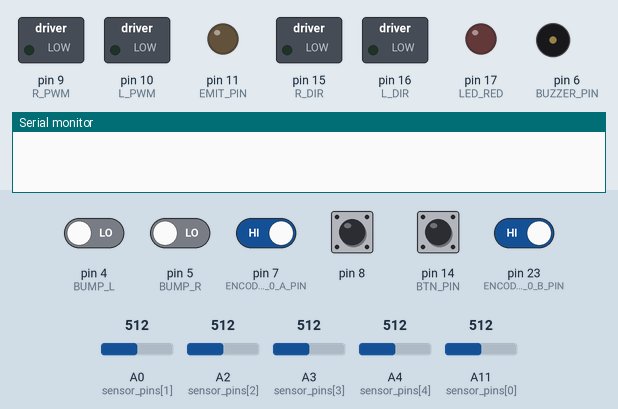
A sketch run on a simulated Arduino Leonardo, built with avr-gcc and run on an emulated ATmega32U4. Shown: switched loads named in the sketch (green lamp = pin HIGH), output pins drawn as LEDs (lit = HIGH), buzzer (waves = sounding), the last lines printed to the serial monitor. The test bench sets the inputs (shaded band); at power-on: pin 7 (ENCODER_0_A_PIN), pin 8, pin 14 (BTN_PIN), pin 23 (ENCODER_0_B_PIN) HIGH, pin 4 (BUMP_L), pin 5 (BUMP_R) LOW, A4 (sensor_pins[4]) = 512, A0 (sensor_pins[1]) = 512, A2 (sensor_pins[2]) = 512, A3 (sensor_pins[3]) = 512, A11 (sensor_pins[0]) = 512.

Above: at 0.8 s.
0.9 s: pin 14 (BTN_PIN) pulled LOW for 0.15 s
At 1.9 s:
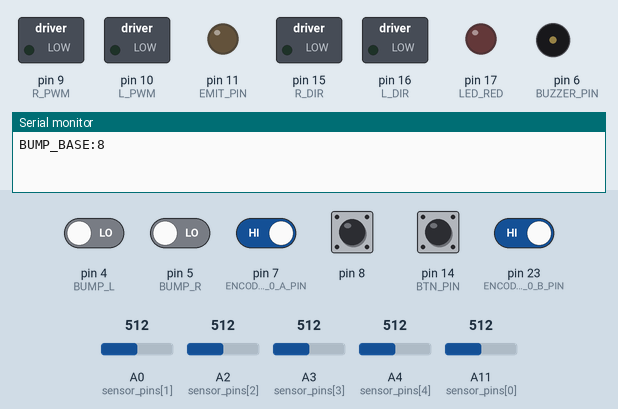
2.5 s: pin 14 (BTN_PIN) pulled LOW for 1 s
At 2.9 s:
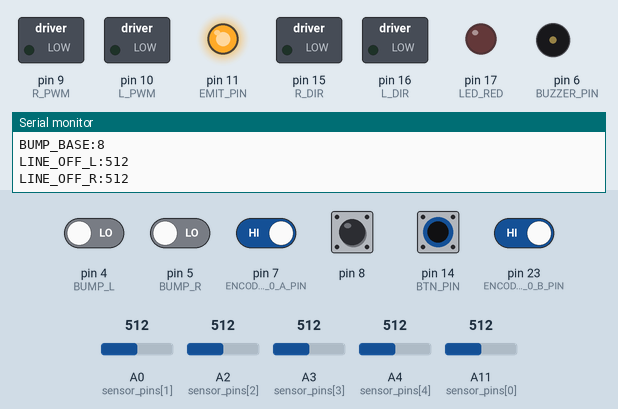
5.0 s: pin 14 (BTN_PIN) pulled LOW for 0.15 s
At 5.7 s:
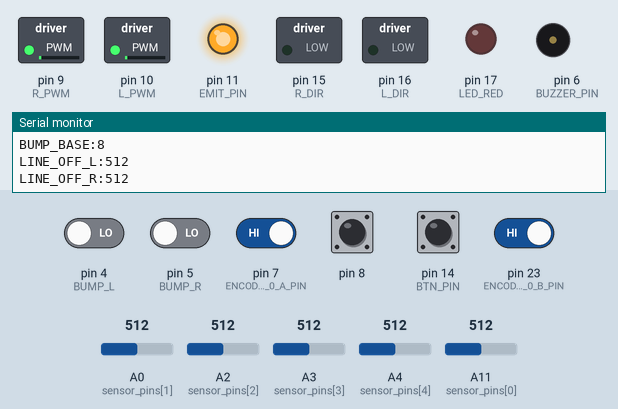
8.1 s: A4 (sensor_pins[4]) set to 716
Timing chart, 0 to 12.1 s (numbered marks = the images above; inputs shaded):
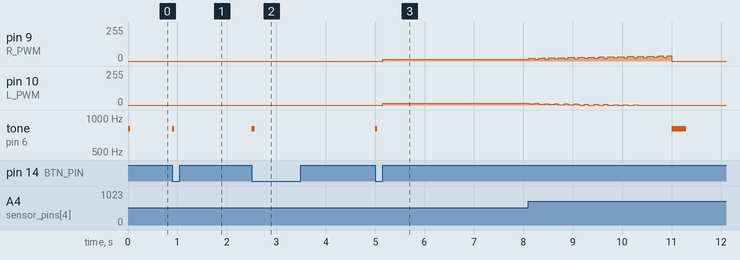

Measured:
- after the input at 0.9 s, tone on pin 6 (BUZZER_PIN): silent → 800 Hz at once, → silent 0.04 s later
- after the input at 2.5 s, pin 11 (EMIT_PIN): LOW → HIGH at once; tone on pin 6 (BUZZER_PIN): silent → 800 Hz at once, → silent 0.06 s later
- after the input at 5.0 s, pin 9 (R_PWM), pin 10 (L_PWM): 0/255 → 13/255 after 0.15 s; tone on pin 6 (BUZZER_PIN): silent → 800 Hz at once, → silent 0.04 s later

The sketch:

Follower.ino
```cpp
#include "Encoders.h"
#include "Motors.h"
#include "PID.h"
#include "Kinematics.h"
#include "LineSensors.h"

#define BUMP_L 4
#define BUMP_R 5

#define BTN_PIN 14
#define BUZZER_PIN 6
#define LED_RED 17

Motors_c motors;
Kinematics_c kin;
PID_c pidL;
PID_c pidR;
LineSensors_c line_sensors;

unsigned long bump_base = 0;

int line_L_offset = 0;
int line_R_offset = 0;

unsigned long beep_off_time = 0;
unsigned long t0 = 0;

#define MAX_RESULTS 15
#define VARIABLES 10
float results[MAX_RESULTS][VARIABLES];
int results_index = 0;
unsigned long record_ts = 0;
unsigned long experiment_start_ts = 0;
#define RECORD_INTERVAL_MS 400
#define EXPERIMENT_DURATION_MS 6000

float rec_IR_center = 0;
int rec_L_signal = 0;
int rec_R_signal = 0;
float rec_speed_cmd = 0;
float rec_steer_cmd = 0;

bool experiment_running = false;
bool experiment_finished = false;

unsigned long ts_est = 0;
unsigned long ts_pid = 0;
float spdL = 0.0f;
float spdR = 0.0f;
long last_e0 = 0;
long last_e1 = 0;

float demand_cs = 0.0f;
unsigned long last_raw = 200;

const float KP_L = 0.03525f;
const float KI_L = 0.00005f;
const float KD_L = 0.0f;

const float KP_R = 0.05025f;
const float KI_R = 0.00005f;
const float KD_R = 0.0f;

const float kF_L = 13.5f;
const float kF_R = 13.5f;
const float PWM_MAX = 60.0f;

float diff_norm = 0.0f;
float diff_filtered = 0.0f;
float steer_term = 0.0f;
int diff_raw = 0;
float demand_L = 0.0f;
float demand_R = 0.0f;

const float N_norm = 100.0f;
const int deadband_raw = 10;
const int clamp_raw = 80;
const float alpha = 0.4f;
const float K_steer = 240.0f;

unsigned long readBump(int pin) {
  pinMode(pin, OUTPUT);
  digitalWrite(pin, HIGH);
  delayMicroseconds(10);
  pinMode(pin, INPUT);
  unsigned long t_start = micros();
  while (digitalRead(pin) == HIGH) {
    if (micros() - t_start > 4500) break;
  }
  return micros() - t_start;
}

void softBeep(int duration_ms) {
  tone(BUZZER_PIN, 800);
  beep_off_time = millis() + duration_ms;
}

void handleBeep() {
  if (beep_off_time != 0 && millis() >= beep_off_time) {
    noTone(BUZZER_PIN);
    beep_off_time = 0;
  }
}

bool isJumpCloseAndShift(unsigned long a, unsigned long b) {
  return (a >= 150 && a <= 200 && b >= 300 && (b - a) >= 80);
}

float mapIRtoCS(unsigned long raw) {
  const float V_MIN = 0.0f;
  const float V_MAX = 250.0f;
  const float C     = 180.0f;
  const float K     = 20.0f;

  if (raw <= 150) return 0.0f;

  float x = ((float)raw - C) / K;
  float s = 1.0f / (1.0f + expf(-x));
  float v = V_MIN + (V_MAX - V_MIN) * s;

  if (v < 0.0f) v = 0.0f;
  if (v > V_MAX) v = V_MAX;
  return v;
}

float mapIRtoCS_withSafety(unsigned long raw, unsigned long last) {
  const float SAFE_SLOW = 40.0f;
  if (isJumpCloseAndShift(last, raw)) return SAFE_SLOW;
  return mapIRtoCS(raw);
}

void setup() {
  Serial.begin(115200);

  pinMode(LED_RED, OUTPUT);
  digitalWrite(LED_RED, LOW);

  motors.initialise();
  setupEncoder0();
  setupEncoder1();

  pidL.initialise(KP_L, KI_L, KD_L);
  pidR.initialise(KP_R, KI_R, KD_R);

  kin.initialise(0.0f, 0.0f, 0.0f);

  pinMode(BUMP_L, INPUT);
  pinMode(BUMP_R, INPUT);

  pinMode(BTN_PIN, INPUT_PULLUP);
  pinMode(BUZZER_PIN, OUTPUT);

  pinMode(LED_RED, OUTPUT);
  digitalWrite(LED_RED, LOW);

  softBeep(40);

  while (digitalRead(BTN_PIN) == HIGH) handleBeep();
  softBeep(40);

  bump_base = readBump(BUMP_L);
  Serial.print("BUMP_BASE:");
  Serial.println(bump_base);

  softBeep(40);
  while (digitalRead(BTN_PIN) == LOW) handleBeep();

  while (digitalRead(BTN_PIN) == HIGH) handleBeep();
  softBeep(40);

  {
    long sL = 0;
    long sR = 0;
    for (int i = 0; i < 30; i++) {
      line_sensors.readSensorsADC();
      sL += line_sensors.readings[0];
      sR += line_sensors.readings[4];
    }
    line_L_offset = sL / 30;
    line_R_offset = sR / 30;
  }

  Serial.print("LINE_OFF_L:");
  Serial.println(line_L_offset);
  Serial.print("LINE_OFF_R:");
  Serial.println(line_R_offset);

  softBeep(40);
  while (digitalRead(BTN_PIN) == LOW) handleBeep();

  while (digitalRead(BTN_PIN) == HIGH) handleBeep();
  softBeep(40);

  t0 = millis();

  last_e0 = count_e0;
  last_e1 = count_e1;
  ts_est = millis();
  ts_pid = millis();

  experiment_start_ts = millis();
  record_ts = millis();
  experiment_running = true;
  experiment_finished = false;
  results_index = 0;

  while (digitalRead(BTN_PIN) == LOW) handleBeep();
}

void loop() {
  digitalWrite(LED_RED, LOW);

  unsigned long now = millis();
  handleBeep();

  if (experiment_running && (now - experiment_start_ts >= EXPERIMENT_DURATION_MS)) {
    experiment_running = false;
    experiment_finished = true;
    motors.setPWM(0, 0);
    softBeep(100);
    delay(200);
    softBeep(100);
    printResults();
    Serial.println("\nExperiment finished. Reset to run again.");
  }

  if (experiment_finished) {
    return;
  }

  kin.update();

  if (now - ts_est >= 20) {
    unsigned long dt = now - ts_est;
    long e0 = count_e0;
    long e1 = count_e1;
    float dt_sec = (float)dt / 1000.0f;
    if (dt_sec > 0.0f) {
      spdR = (float)(e0 - last_e0) / dt_sec;
      spdL = (float)(e1 - last_e1) / dt_sec;
    }
    last_e0 = e0;
    last_e1 = e1;
    ts_est = now;
  }

  if (now - ts_pid >= 40) {
    ts_pid = now;

    float uL = pidL.update(demand_L, spdL);
    float uR = pidR.update(demand_R, spdR);

    float pwmL = kF_L + uL;
    float pwmR = kF_R + uR;

    if (pwmL < 0.0f) pwmL = 0.0f;
    if (pwmR < 0.0f) pwmR = 0.0f;
    if (pwmL > PWM_MAX) pwmL = PWM_MAX;
    if (pwmR > PWM_MAX) pwmR = PWM_MAX;

    motors.setPWM(pwmL, pwmR);
  }

  unsigned long t = (now - t0) % 200;
  bool bump_window = (t < 100);
  static bool last_window = false;

  if (bump_window != last_window) {
    last_window = bump_window;

    if (bump_window) {
      unsigned long rawL = readBump(BUMP_L);
      unsigned long rawR = readBump(BUMP_R);
      unsigned long raw = (rawL + rawR) / 2;

      unsigned long prev_raw = last_raw;
      last_raw = raw;

      demand_cs = mapIRtoCS_withSafety(raw, prev_raw);

      rec_IR_center = (float)raw;
      rec_speed_cmd = demand_cs;

      demand_L = demand_cs;
      demand_R = demand_cs;
    }

    else {
      line_sensors.readSensorsADC();

      int L = line_sensors.readings[0] - line_L_offset;
      int R = line_sensors.readings[4] - line_R_offset;

      rec_L_signal = (L > 0) ? L : 0;
      rec_R_signal = (R > 0) ? R : 0;

      diff_raw = R - L;

      if (diff_raw > -deadband_raw && diff_raw < deadband_raw) diff_raw = 0;
      if (diff_raw > clamp_raw) diff_raw = clamp_raw;
      if (diff_raw < -clamp_raw) diff_raw = -clamp_raw;

      diff_norm = (float)diff_raw / N_norm;

      diff_filtered = alpha * diff_filtered + (1.0f - alpha) * diff_norm;

      steer_term = K_steer * diff_filtered;

      rec_steer_cmd = steer_term;

      demand_L = demand_cs - steer_term;
      demand_R = demand_cs + steer_term;
    }
  }

  if (experiment_running && (now - record_ts >= RECORD_INTERVAL_MS)) {
    record_ts = now;
    recordData();
  }
}

void recordData() {
  if (results_index < MAX_RESULTS) {
    results[results_index][0] = kin.x;
    results[results_index][1] = kin.y;
    results[results_index][2] = kin.theta;
    results[results_index][3] = spdL;
    results[results_index][4] = spdR;
    results[results_index][5] = rec_IR_center;
    results[results_index][6] = (float)rec_L_signal;
    results[results_index][7] = (float)rec_R_signal;
    results[results_index][8] = rec_speed_cmd;
    results[results_index][9] = rec_steer_cmd;
    results_index++;
  }
}

void printResults() {
  Serial.println("\n===========================DATA================");
  Serial.println("Sample,X_mm,Y_mm,Theta_rad,SpdL_cps,SpdR_cps,IR_center,L_signal,R_signal,Speed_cmd,Steer_cmd");

  for (int i = 0; i < results_index; i++) {
    Serial.print(i);
    Serial.print(",");
    Serial.print(results[i][0], 2);
    Serial.print(",");
    Serial.print(results[i][1], 2);
    Serial.print(",");
    Serial.print(results[i][2], 4);
    Serial.print(",");
    Serial.print(results[i][3], 1);
    Serial.print(",");
    Serial.print(results[i][4], 1);
    Serial.print(",");
    Serial.print(results[i][5], 1);
    Serial.print(",");
    Serial.print((int)results[i][6]);
    Serial.print(",");
    Serial.print((int)results[i][7]);
    Serial.print(",");
    Serial.print(results[i][8], 1);
    Serial.print(",");
    Serial.println(results[i][9], 2);
  }
}
```

Encoders.h
```cpp
#ifndef _ENCODERS_H
#define _ENCODERS_H

#define ENCODER_0_A_PIN  7
#define ENCODER_0_B_PIN  23
#define ENCODER_1_A_PIN  26

volatile long count_e0;
volatile byte state_e0;
volatile long count_e1;
volatile byte state_e1;

ISR( INT6_vect ) {
  boolean e0_B = digitalRead( ENCODER_0_B_PIN );
  boolean e0_A = digitalRead( ENCODER_0_A_PIN );

  e0_A = e0_A ^ e0_B;

  state_e0 = state_e0 | ( e0_B  << 3 );
  state_e0 = state_e0 | ( e0_A  << 2 );

  if ( state_e0 == 1 ) {
    count_e0--;
  } else if ( state_e0 == 2) {
    count_e0++;
  } else if ( state_e0 == 4) {
    count_e0++;
  } else if ( state_e0 == 7) {
    count_e0--;
  } else if ( state_e0 == 8) {
    count_e0--;
  } else if ( state_e0 == 11) {
    count_e0++;
  } else if ( state_e0 == 13) {
    count_e0++;
  } else if ( state_e0 == 14) {
    count_e0--;
  }

  state_e0 = state_e0 >> 2;

}

ISR( PCINT0_vect ) {

  boolean e1_B = PINE & (1 << PINE2);

  boolean e1_A = digitalRead( ENCODER_1_A_PIN );

  e1_A = e1_A ^ e1_B;

  state_e1 = state_e1 | ( e1_B  << 3 );
  state_e1 = state_e1 | ( e1_A  << 2 );

  if ( state_e1 == 1 ) {
    count_e1--;
  } else if ( state_e1 == 2) {
    count_e1++;
  } else if ( state_e1 == 4) {
    count_e1++;
  } else if ( state_e1 == 7) {
    count_e1--;
  } else if ( state_e1 == 8) {
    count_e1--;
  } else if ( state_e1 == 11) {
    count_e1++;
  } else if ( state_e1 == 13) {
    count_e1++;
  } else if ( state_e1 == 14) {
    count_e1--;
  }

  state_e1 = state_e1 >> 2;
}

void setupEncoder0()
{
  count_e0 = 0;

  pinMode( ENCODER_0_A_PIN, INPUT );
  pinMode( ENCODER_0_B_PIN, INPUT );

  state_e0 = 0;

  boolean e0_A = digitalRead( ENCODER_0_A_PIN );
  boolean e0_B = digitalRead( ENCODER_0_B_PIN );
  e0_A = e0_A ^ e0_B;

  state_e0 = state_e0 | ( e0_B << 1 );
  state_e0 = state_e0 | ( e0_A << 0 );

  EIMSK = EIMSK & ~(1 << INT6);

  EICRB |= ( 1 << ISC60 );

  EIFR |= ( 1 << INTF6 );

  EIMSK |= ( 1 << INT6 );

}

void setupEncoder1(){

  count_e1 = 0;

  DDRE = DDRE & ~(1 << DDE6);

  PORTE = PORTE | (1 << PORTE2 );

  pinMode( ENCODER_1_A_PIN, INPUT );
  digitalWrite( ENCODER_1_A_PIN, HIGH );

  state_e1 = 0;

  boolean e1_B = PINE & (1 << PINE2);

  boolean e1_A = digitalRead( ENCODER_1_A_PIN );

  e1_A = e1_A ^ e1_B;

  state_e1 = state_e1 | ( e1_B << 1 );
  state_e1 = state_e1 | ( e1_A << 0 );

  PCICR = PCICR & ~( 1 << PCIE0 );

  PCMSK0 |= (1 << PCINT4);

  PCIFR |= (1 << PCIF0);

  PCICR |= (1 << PCIE0);
}

#endif
```

Kinematics.h
```cpp
#ifndef _KINEMATICS_H
#define _KINEMATICS_H

#include <math.h>

extern volatile long count_e0;
extern volatile long count_e1;

const float count_per_rev = 358.3;
const float wheel_radius  = 16.63;
const float wheel_sep     = 43.15;

const float mm_per_count  = ( 2.0 * wheel_radius * PI ) / count_per_rev;

class Kinematics_c {
  public:

    float x,y,theta;

    long last_e1;
    long last_e0;

    Kinematics_c() {

    }

    void initialise( float start_x, float start_y, float start_th ) {
      last_e0 = count_e0;
      last_e1 = count_e1;
      x = start_x;
      y = start_y;
      theta = start_th;
    }

    void update( ) {

        long delta_e1;
        long delta_e0;
        float mean_delta;

        float x_contribution;
        float th_contribution;

        delta_e1 = count_e1 - last_e1;
        delta_e0 = count_e0 - last_e0;

        last_e1 = count_e1;
        last_e0 = count_e0;

        mean_delta = (float)delta_e1;
        mean_delta += (float)delta_e0;
        mean_delta /= 2.0;

        x_contribution = mean_delta * mm_per_count;

        th_contribution = (float)delta_e0;
        th_contribution -= (float)delta_e1;
        th_contribution *= mm_per_count;
        th_contribution /= (wheel_sep *2.0);

        x = x + x_contribution * cos( theta );
        y = y + x_contribution * sin( theta );
        theta = theta + th_contribution;

    }

};

#endif
```

LineSensors.h
```cpp
#ifndef _LINESENSORS_H
#define _LINESENSORS_H

#define NUM_SENSORS 5

const int sensor_pins[ NUM_SENSORS ] = { A11, A0, A2, A3, A4 };

#define EMIT_PIN   11

class LineSensors_c {

  public:

    float readings[ NUM_SENSORS ];

    float minimum[ NUM_SENSORS ];
    float maximum[ NUM_SENSORS ];
    float scaling[ NUM_SENSORS ];

    float calibrated[ NUM_SENSORS ];

    LineSensors_c() {
      for (int i = 0; i < NUM_SENSORS; i++) {
        readings[i] = 0.0;
        calibrated[i] = 0.0;
        minimum[i] = 1023.0;
        maximum[i] = 0.0;
        scaling[i] = 1.0;
      }
    }

    void initialiseForADC() {

      pinMode( EMIT_PIN, OUTPUT );
      digitalWrite( EMIT_PIN, HIGH );

      for( int sensor = 0; sensor < NUM_SENSORS; sensor++ ) {
        pinMode( sensor_pins[sensor], INPUT_PULLUP );
      }

    }

    void readSensorsADC() {

      initialiseForADC();

      for( int sensor = 0; sensor < NUM_SENSORS; sensor++ ) {
        readings[sensor] = (float)analogRead( sensor_pins[sensor] );
      }

    }

    void calcCalibratedADC() {

      readSensorsADC();

      for( int sensor = 0; sensor < NUM_SENSORS; sensor++ ) {
        float range = (maximum[sensor] - minimum[sensor]);
        if (range <= 0.0) range = 1.0;
        scaling[sensor] = 1.0 / range;
        float v = (readings[sensor] - minimum[sensor]) * scaling[sensor];
        calibrated[sensor] = v;
      }

    }

    void initialiseForDigital() {

      pinMode( EMIT_PIN, OUTPUT );
      digitalWrite( EMIT_PIN, HIGH );

    }

    void readSensorsDigital() {
    }

    bool onLine( float threshold = 0.6 ) {
      calcCalibratedADC();
      for (int i = 0; i < NUM_SENSORS; i++) {
        if ( calibrated[i] >= threshold ) return true;
      }
      return false;
    }

};

#endif
```

Motors.h
```cpp
#ifndef _MOTORS_H
#define _MOTORS_H

#define L_PWM 10
#define L_DIR 16
#define R_PWM 9
#define R_DIR 15
#define MAX_PWM 120.0
#define FWD LOW
#define REV HIGH

class Motors_c {
public:
  Motors_c() {}

  void initialise() {
    pinMode(L_PWM, OUTPUT);
    pinMode(L_DIR, OUTPUT);
    pinMode(R_PWM, OUTPUT);
    pinMode(R_DIR, OUTPUT);
    analogWrite(L_PWM, 0);
    analogWrite(R_PWM, 0);
  }

  void setPWM(float left_pwr, float right_pwr) {

    int Lp = constrain((int)fabs(left_pwr), 0, 255);
    int Rp = constrain((int)fabs(right_pwr), 0, 255);

    digitalWrite(L_DIR, (left_pwr < 0) ? REV : FWD);
    analogWrite(L_PWM, Lp);

    digitalWrite(R_DIR, (right_pwr < 0) ? REV : FWD);
    analogWrite(R_PWM, Rp);
  }
};

#endif
```

PID.h
```cpp
#ifndef _PID_H
#define _PID_H

class PID_c {
  public:

    float last_error;
    float prev_error;
    float p_term;
    float i_term;
    float d_term;
    float feedback;

    float p_gain;
    float i_gain;
    float d_gain;

    float error_deadzone;
    float output_deadzone;

    float output_min;
    float output_max;
    float max_delta;
    float output_filter;

    float min_effective_output;
    float zero_threshold;

    unsigned long ms_last_t;

    PID_c() {
    }

    void initialise( float p, float i, float d ) {
       feedback = 0;
       last_error = 0;
       prev_error = 0;
       p_term = 0;
       i_term = 0;
       d_term = 0;

       p_gain = p;
       i_gain = i;
       d_gain = d;

       error_deadzone = 0.0f;
       output_deadzone = 0.0f;

       output_min = -255.0f;
       output_max = 255.0f;
       max_delta = 999.0f;
       output_filter = 1.0f;

       min_effective_output = 0.0f;
       zero_threshold = 0.0f;

       ms_last_t = millis();
    }

    void setDeadzone( float error_dz, float output_dz ) {
       error_deadzone = error_dz;
       output_deadzone = output_dz;
    }

    void setOutputLimits( float min_output, float max_output ) {
       output_min = min_output;
       output_max = max_output;
    }

    void setMaxDelta( float max_change ) {
       max_delta = max_change;
    }

    void setOutputFilter( float alpha ) {
       if( alpha < 0.0f ) alpha = 0.0f;
       if( alpha > 1.0f ) alpha = 1.0f;
       output_filter = alpha;
    }

    void setMinEffectiveOutput( float zero_th, float min_eff ) {
       zero_threshold = zero_th;
       min_effective_output = min_eff;
    }

    void reset() {
      p_term = 0;
      i_term = 0;
      d_term = 0;
      last_error = 0;
      prev_error = 0;
      feedback = 0;
      ms_last_t = millis();
    }

    float update( float demand, float measurement ) {
      float error;
      unsigned long ms_now_t;
      unsigned long ms_dt;
      float float_dt;
      float delta_output;

      ms_now_t = millis();
      ms_dt = ms_now_t - ms_last_t;

      ms_last_t = millis();

      float_dt = (float)ms_dt;

      if( float_dt == 0.0 ) return feedback;

      error = demand - measurement;

      if( error_deadzone > 0.0f && fabs(error) < error_deadzone ) {
        error = 0.0f;
      }

      p_term = p_gain * (error - last_error);

      i_term = i_gain * error * float_dt;

      d_term = d_gain * (error - 2.0f * last_error + prev_error) / float_dt;

      delta_output = p_term + i_term + d_term;

      if( output_deadzone > 0.0f && fabs(delta_output) < output_deadzone ) {
        delta_output = 0.0f;
      }

      if( max_delta < 999.0f ) {
        if( delta_output > max_delta ) {
          delta_output = max_delta;
        } else if( delta_output < -max_delta ) {
          delta_output = -max_delta;
        }
      }

      float old_feedback = feedback;

      feedback += delta_output;

      if( feedback > output_max ) {
        feedback = output_max;
      } else if( feedback < output_min ) {
        feedback = output_min;
      }

      if( output_filter < 1.0f ) {
        feedback = output_filter * feedback + (1.0f - output_filter) * old_feedback;
      }

      if( min_effective_output > 0.0f ) {
        float abs_fb = fabs(feedback);

        if( abs_fb < zero_threshold ) {
          feedback = 0.0f;
        }
        else if( abs_fb < min_effective_output ) {
          if( feedback > 0 ) {
            feedback = min_effective_output;
          } else {
            feedback = -min_effective_output;
          }
        }
      }

      prev_error = last_error;
      last_error = error;

      return feedback;
    }

};

#endif
```
